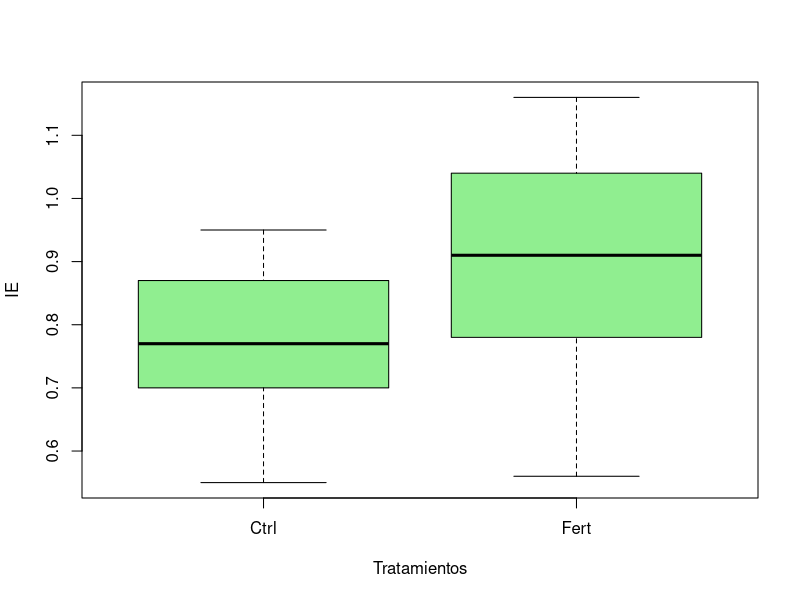

R code for this plot:
# Script 
# Clase 11.03.2020



# Importar datos ----------------------------------------------------------

Vivero <- read.csv("vivero.csv", header =T)


summary(Vivero)

boxplot(Vivero$IE ~ Vivero$Tratamiento, col="lightgreen",
        xlab = "Tratamientos", ylab= "IE")

# Prueba de t -------------------------------------------------------------
t.test(Vivero$IE ~ Vivero$Tratamiento, var.equal = T)

